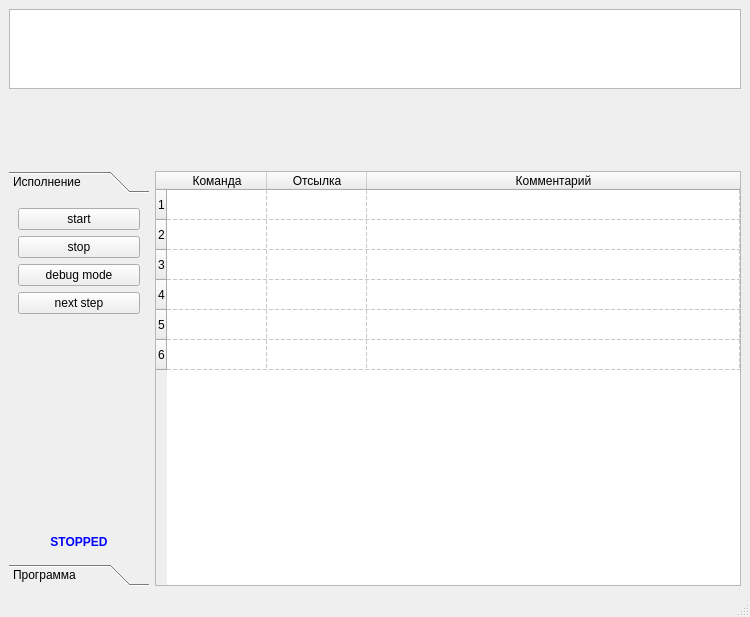
<?xml version="1.0" encoding="UTF-8"?>
<ui version="4.0">
 <class>WMain</class>
 <widget class="QMainWindow" name="WMain">
  <property name="geometry">
   <rect>
    <x>0</x>
    <y>0</y>
    <width>750</width>
    <height>617</height>
   </rect>
  </property>
  <property name="windowTitle">
   <string>WMain</string>
  </property>
  <widget class="QWidget" name="centralwidget">
   <layout class="QVBoxLayout" name="verticalLayout_2">
    <item>
     <layout class="QVBoxLayout" name="verticalLayout">
      <item>
       <widget class="QPlainTextEdit" name="plainTextEdit">
        <property name="sizePolicy">
         <sizepolicy hsizetype="Expanding" vsizetype="Ignored">
          <horstretch>0</horstretch>
          <verstretch>0</verstretch>
         </sizepolicy>
        </property>
        <property name="minimumSize">
         <size>
          <width>0</width>
          <height>80</height>
         </size>
        </property>
       </widget>
      </item>
      <item>
       <widget class="Post_Tape" name="tape_widget" native="true">
        <property name="minimumSize">
         <size>
          <width>300</width>
          <height>70</height>
         </size>
        </property>
       </widget>
      </item>
     </layout>
    </item>
    <item>
     <layout class="QHBoxLayout" name="horizontalLayout_3">
      <item>
       <widget class="QToolBox" name="toolBox">
        <property name="maximumSize">
         <size>
          <width>140</width>
          <height>16777215</height>
         </size>
        </property>
        <property name="currentIndex">
         <number>0</number>
        </property>
        <widget class="QWidget" name="page">
         <property name="geometry">
          <rect>
           <x>0</x>
           <y>0</y>
           <width>140</width>
           <height>302</height>
          </rect>
         </property>
         <attribute name="label">
          <string>Исполнение</string>
         </attribute>
         <layout class="QVBoxLayout" name="verticalLayout_3">
          <item>
           <widget class="QPushButton" name="pb_start">
            <property name="text">
             <string>start</string>
            </property>
           </widget>
          </item>
          <item>
           <widget class="QPushButton" name="pb_stop">
            <property name="text">
             <string>stop</string>
            </property>
           </widget>
          </item>
          <item>
           <widget class="QPushButton" name="pb_debug">
            <property name="text">
             <string>debug mode</string>
            </property>
           </widget>
          </item>
          <item>
           <widget class="QPushButton" name="pb_next_step">
            <property name="text">
             <string>next step</string>
            </property>
           </widget>
          </item>
          <item>
           <spacer name="verticalSpacer_3">
            <property name="orientation">
             <enum>Qt::Vertical</enum>
            </property>
            <property name="sizeHint" stdset="0">
             <size>
              <width>20</width>
              <height>40</height>
             </size>
            </property>
           </spacer>
          </item>
          <item>
           <widget class="QLabel" name="lb_mode">
            <property name="styleSheet">
             <string notr="true">font-weight: bold;
color: blue;</string>
            </property>
            <property name="text">
             <string>STOPPED</string>
            </property>
            <property name="alignment">
             <set>Qt::AlignCenter</set>
            </property>
           </widget>
          </item>
         </layout>
        </widget>
        <widget class="QWidget" name="tbp_program">
         <property name="geometry">
          <rect>
           <x>0</x>
           <y>0</y>
           <width>140</width>
           <height>302</height>
          </rect>
         </property>
         <attribute name="label">
          <string>Программа</string>
         </attribute>
         <layout class="QVBoxLayout" name="verticalLayout_4">
          <item>
           <widget class="QPushButton" name="pb_append">
            <property name="text">
             <string>append</string>
            </property>
           </widget>
          </item>
          <item>
           <widget class="QPushButton" name="pb_insert">
            <property name="text">
             <string>insert</string>
            </property>
           </widget>
          </item>
          <item>
           <widget class="QPushButton" name="pb_delete">
            <property name="text">
             <string>delete</string>
            </property>
           </widget>
          </item>
          <item>
           <widget class="QPushButton" name="pb_move_up">
            <property name="text">
             <string>move ^ up</string>
            </property>
           </widget>
          </item>
          <item>
           <widget class="QPushButton" name="pb_move_down">
            <property name="text">
             <string>move v down</string>
            </property>
           </widget>
          </item>
          <item>
           <spacer name="verticalSpacer">
            <property name="orientation">
             <enum>Qt::Vertical</enum>
            </property>
            <property name="sizeHint" stdset="0">
             <size>
              <width>20</width>
              <height>40</height>
             </size>
            </property>
           </spacer>
          </item>
         </layout>
        </widget>
       </widget>
      </item>
      <item>
       <widget class="Post_Program" name="program_widget">
        <property name="minimumSize">
         <size>
          <width>0</width>
          <height>300</height>
         </size>
        </property>
        <property name="editTriggers">
         <set>QAbstractItemView::AllEditTriggers</set>
        </property>
        <property name="selectionMode">
         <enum>QAbstractItemView::SingleSelection</enum>
        </property>
        <property name="selectionBehavior">
         <enum>QAbstractItemView::SelectRows</enum>
        </property>
        <property name="gridStyle">
         <enum>Qt::DashLine</enum>
        </property>
        <property name="cornerButtonEnabled">
         <bool>false</bool>
        </property>
        <property name="rowCount">
         <number>6</number>
        </property>
        <property name="columnCount">
         <number>3</number>
        </property>
        <attribute name="horizontalHeaderStretchLastSection">
         <bool>true</bool>
        </attribute>
        <row/>
        <row/>
        <row/>
        <row/>
        <row/>
        <row/>
        <column>
         <property name="text">
          <string>Команда</string>
         </property>
        </column>
        <column>
         <property name="text">
          <string>Отсылка</string>
         </property>
        </column>
        <column>
         <property name="text">
          <string>Комментарий</string>
         </property>
        </column>
       </widget>
      </item>
     </layout>
    </item>
   </layout>
  </widget>
  <widget class="QMenuBar" name="menubar">
   <property name="geometry">
    <rect>
     <x>0</x>
     <y>0</y>
     <width>750</width>
     <height>32</height>
    </rect>
   </property>
  </widget>
  <widget class="QStatusBar" name="statusbar"/>
 </widget>
 <customwidgets>
  <customwidget>
   <class>Post_Tape</class>
   <extends>QWidget</extends>
   <header>post_tape.h</header>
   <container>1</container>
  </customwidget>
  <customwidget>
   <class>Post_Program</class>
   <extends>QTableWidget</extends>
   <header>post_program.h</header>
  </customwidget>
 </customwidgets>
 <resources/>
 <connections/>
</ui>
